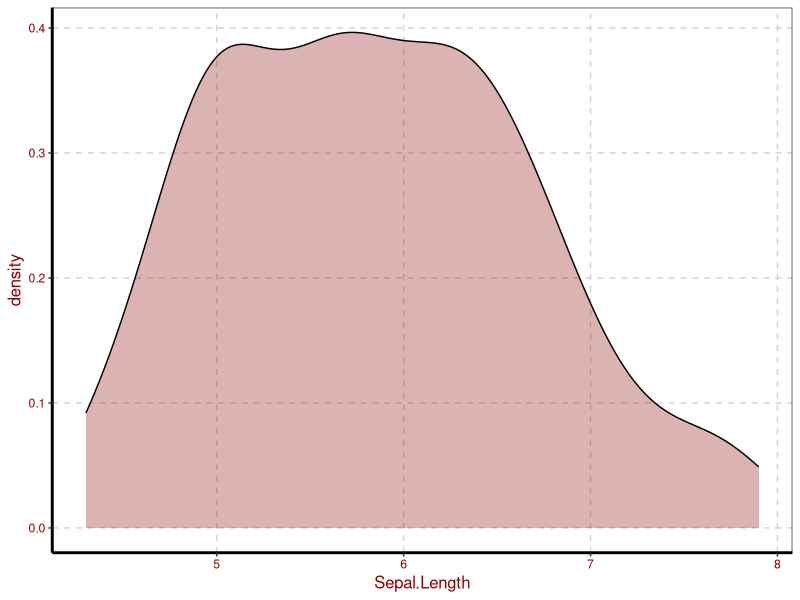
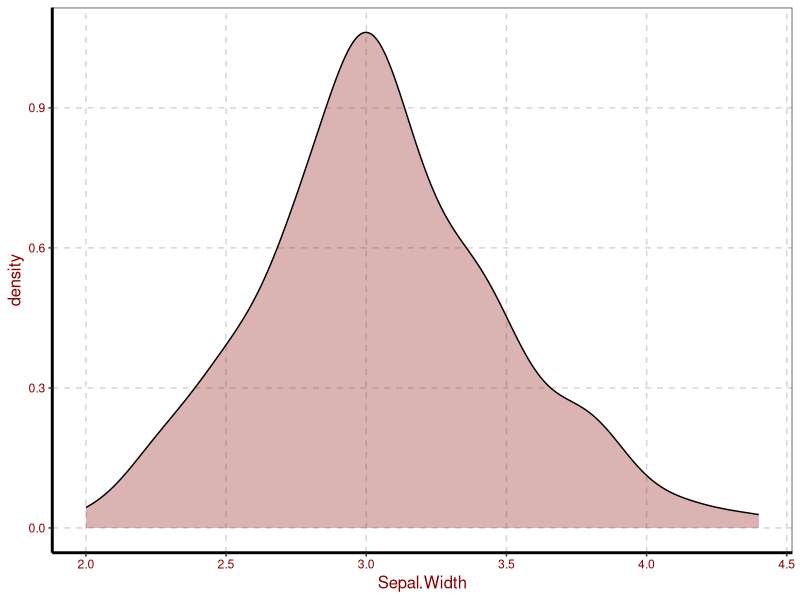

The R script that drew these images, in order:
## ---- chunk 1
require(tidyverse)
## ---- chunk 2
sample.iris=iris

## ---- chunk 3
sample.iris$Sepal.Length %>%  shapiro.test()
## ---- chunk 4
ggplot(data = sample.iris, aes(x = Sepal.Length))+
  geom_density(fill = "darkred",alpha = 0.3)+
  theme_bw()+
   theme(panel.grid.major.x = element_line(color = "lightgrey", linetype = "dashed"), panel.grid.major.y = element_line(color = "lightgrey", linetype = "dashed"), panel.grid = element_line(color = "white"), axis.title = element_text(color = "darkred", size = 12), axis.text = element_text(color = "darkred"), axis.line.x = element_line(linewidth = 1), axis.line.y = element_line(linewidth = 1))
  
## ---- chunk 5
sample.iris$Sepal.Width %>% shapiro.test()
## ---- chunk 6
ggplot(data = sample.iris, aes(x = Sepal.Width))+
  geom_density(fill="darkred",alpha = 0.3)+
  theme_bw()+
  theme(panel.grid.major.x = element_line(color = "lightgrey", linetype = "dashed"), panel.grid.major.y = element_line(color = "lightgrey", linetype = "dashed"), panel.grid = element_line(color = "white"), axis.title = element_text(color = "darkred", size = 12), axis.text = element_text(color = "darkred"), axis.line.x = element_line(linewidth = 1), axis.line.y = element_line(linewidth = 1))
